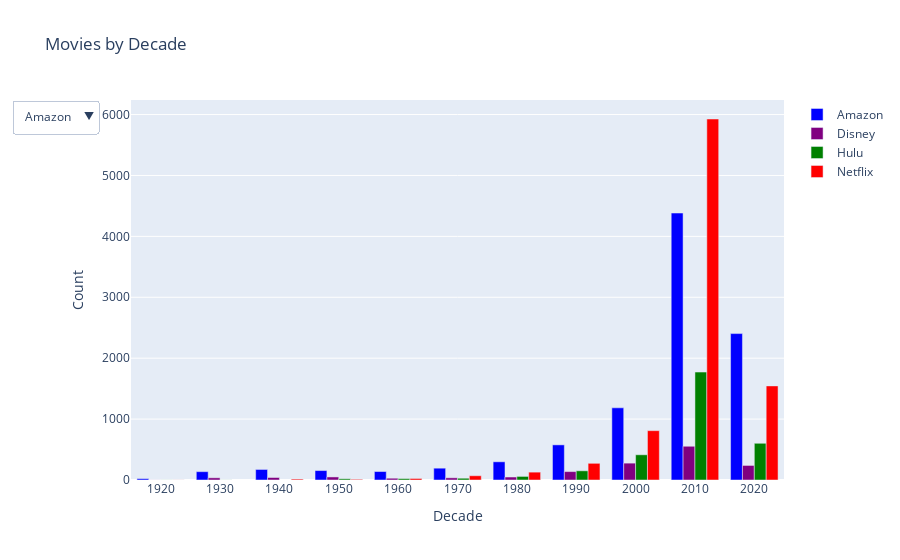

Notebook cell for this chart:
### Code cell
def get_decade_counts(df):
    df['decade'] = (df['release_year'] // 10) * 10
    decade_counts = df.groupby(['streaming_service', 'decade']).size().reset_index(name='count')
    return decade_counts

# get the count from the the new_combined df
decade_counts = get_decade_counts(new_combined)

# Define colors for each streaming service
colors = {
    'Netflix': 'red',
    'Disney': 'purple',
    'Hulu': 'green'
}

# Create a bar chart
fig = go.Figure()

# Add traces for each streaming service with colors
for service in decade_counts['streaming_service'].unique():
    service_data = decade_counts[decade_counts['streaming_service'] == service]
    fig.add_trace(go.Bar(
        x=service_data['decade'].astype(str),
        y=service_data['count'],
        name=service,
        marker=dict(color=colors.get(service, 'blue'))  
    ))

# Add dropdown menu
fig.update_layout(
    updatemenus=[
        {
            "buttons": [
                {
                    "label": service,
                    "method": "update",
                    "args": [{"visible": [s == service for s in decade_counts['streaming_service'].unique()]},
                             {"title": f"Movies by Decade ({service})"}],
                } for service in decade_counts['streaming_service'].unique()
            ],
            "direction": "down",
            "showactive": True,
        }
    ]
)

# Set titles
fig.update_layout(
    title="Movies by Decade",
    xaxis_title="Decade",
    yaxis_title="Count",
)

# Show the plot
fig.show()

### Figure 1 — Plotly figure (JSON) as saved in the notebook; plotly's stock layout.template omitted (floating-point values rounded to 4 significant figures)
{"data": [{"marker": {"color": "blue"}, "name": "Amazon", "type": "bar", "x": ["1920", "1930", "1940", "1950", "1960", "1970", "1980", "1990", "2000", "2010", "2020"], "y": [22, 137, 173, 155, 139, 194, 299, 577, 1185, 4383, 2404]}, {"marker": {"color": "purple"}, "name": "Disney", "type": "bar", "x": ["1920", "1930", "1940", "1950", "1960", "1970", "1980", "1990", "2000", "2010", "2020"], "y": [1, 36, 41, 50, 29, 36, 49, 138, 277, 554, 239]}, {"marker": {"color": "green"}, "name": "Hulu", "type": "bar", "x": ["1920", "1930", "1950", "1960", "1970", "1980", "1990", "2000", "2010", "2020"], "y": [1, 1, 20, 23, 29, 59, 151, 414, 1772, 603]}, {"marker": {"color": "red"}, "name": "Netflix", "type": "bar", "x": ["1920", "1940", "1950", "1960", "1970", "1980", "1990", "2000", "2010", "2020"], "y": [1, 15, 11, 25, 70, 129, 274, 810, 5927, 1545]}], "layout": {"title": {"text": "Movies by Decade"}, "updatemenus": [{"buttons": [{"args": [{"visible": [true, false, false, false]}, {"title": "Movies by Decade (Amazon)"}], "label": "Amazon", "method": "update"}, {"args": [{"visible": [false, true, false, false]}, {"title": "Movies by Decade (Disney)"}], "label": "Disney", "method": "update"}, {"args": [{"visible": [false, false, true, false]}, {"title": "Movies by Decade (Hulu)"}], "label": "Hulu", "method": "update"}, {"args": [{"visible": [false, false, false, true]}, {"title": "Movies by Decade (Netflix)"}], "label": "Netflix", "method": "update"}], "direction": "down", "showactive": true}], "xaxis": {"title": {"text": "Decade"}}, "yaxis": {"title": {"text": "Count"}}}}
